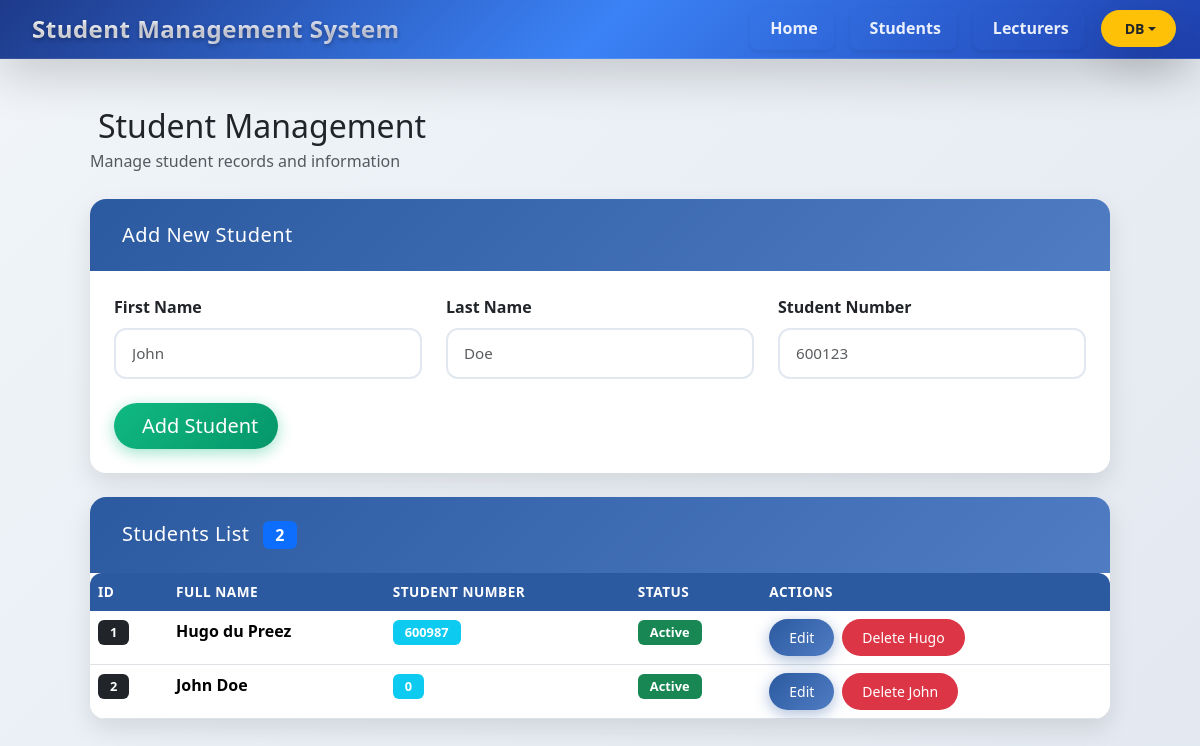
The app's page /students, older data.
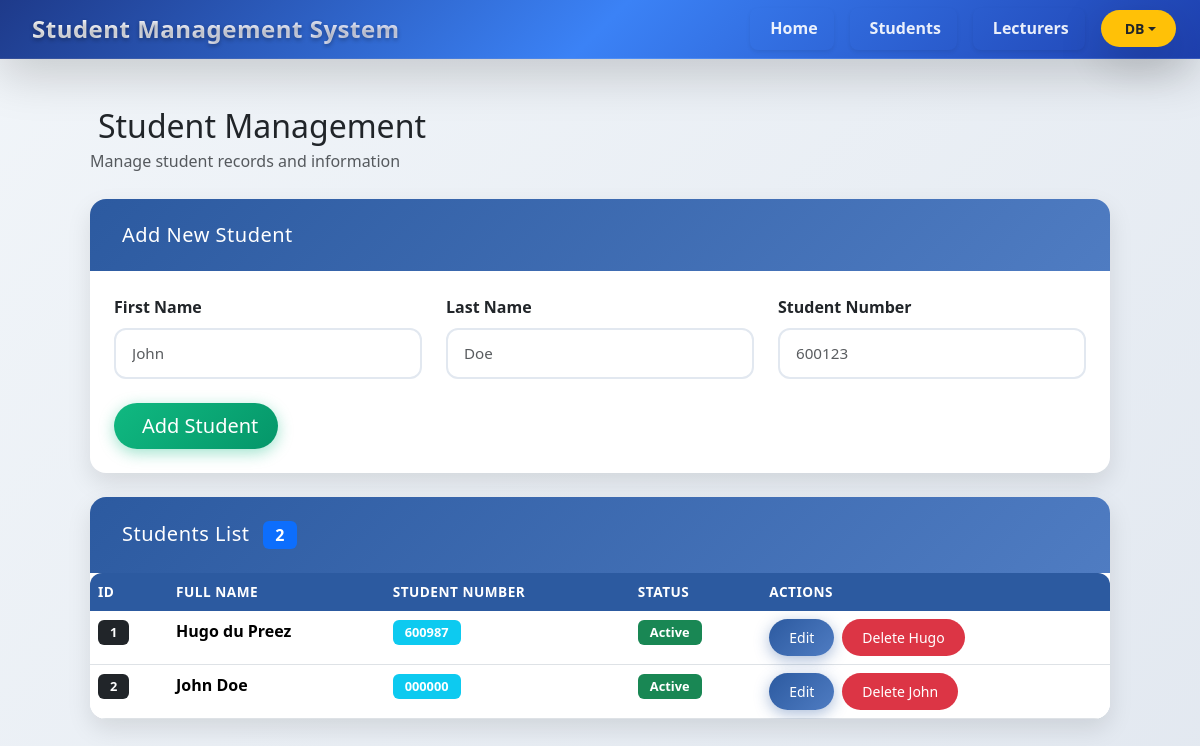
The same page, newer data.
### tables this page shows
CREATE TABLE tblStudents (id INTEGER PRIMARY KEY AUTOINCREMENT, fname TEXT, lname TEXT, snumber TEXT);

### app.py (the view)
@app.route('/students')
def students():
    students = get_all_students()
    return render_template('students.html', students=students)

### CRUD/Read.py (called while the page is built)
def get_all_students():
    conn = sqlite3.connect("SMS.db")
    cursor = conn.cursor()
    cursor.execute("SELECT id, fname, lname, snumber FROM tblStudents")
    students = cursor.fetchall()
    conn.close()
    return students

### templates/students.html (shortened to what this page needs)
{% extends "base.html" %}
{% block content %}
<div class="container-fluid">
    <div class="d-flex justify-content-between align-items-center mb-4">
        <div>
            <h1 class="h2 mb-1">
                Student Management
            </h1>
            <p class="text-muted mb-0">
                Manage student records and information
            </p>
        </div>
    </div>
    <div class="card shadow-lg border-0 mb-4">
        <div class="card-header bg-primary text-white p-4">
            <h3 class="h5 mb-0">
                Add New Student
            </h3>
        </div>
        <div class="card-body p-4">
            <form method="POST" action="/add_student">
                <div class="row g-4">
                    <div class="col-md-4">
                        <label class="form-label fw-semibold">First Name</label>
                        <input type="text" class="form-control form-control-lg" name="fname" placeholder="John" required>
                    </div>
                    <div class="col-md-4">
                        <label class="form-label fw-semibold">Last Name</label>
                        <input type="text" class="form-control form-control-lg" name="lname" placeholder="Doe" required>
                    </div>
                    <div class="col-md-4">
                        <label class="form-label fw-semibold">Student Number</label>
                        <input type="text" class="form-control form-control-lg" name="snumber" placeholder="600123" required>
                    </div>
                </div>
                <div class="mt-4">
                    <button type="submit" class="btn btn-success btn-lg px-5">
                        Add Student
                    </button>
                </div>
            </form>
        </div>
    </div>
    <div class="card shadow-lg border-0">
        <div class="card-header bg-light p-4">
            <div class="row align-items-center">
                <div class="col-md-6">
                    <h3 class="h5 mb-0">
                        Students List
                        <span class="badge bg-primary ms-2">{{ students|length }}</span>
                    </h3>
                </div>
            </div>
        </div>
        <div class="card-body p-0">
            <div class="table-responsive">
                <table class="table table-hover mb-0">
                    <thead class="table-primary">
                        <tr>
                            <th>ID</th>
                            <th>Full Name</th>
                            <th>Student Number</th>
                            <th>Status</th>
                            <th>Actions</th>
                        </tr>
                    </thead>
                    <tbody>
                        {% for student in students %}
                        <tr>
                            <td>
                                <span class="badge bg-dark">{{ student[0] }}</span>
                            </td>
                            <td>
                                <strong>{{ student[1] }} {{ student[2] }}</strong>
                            </td>
                            <td>
                                <span class="badge bg-info">{{ student[3] }}</span>
                            </td>
                            <td>
                                <span class="badge bg-success">Active</span>
                            </td>
                            <td>
                                <div class="d-flex gap-2">
                                    <button class="btn btn-primary btn-sm" data-bs-toggle="modal" data-bs-target="#editModal" onclick="populateEditModal({{ student[0] }}, '{{ student[1] }}', '{{ student[2] }}', '{{ student[3] }}')">
                                         Edit
                                    </button>
                                    <a href="/delete_student/{{ student[0] }}" class="btn btn-danger btn-sm" onclick="return confirm('Delete {{ student[1] }} {{ student[2] }}?')">
                                         Delete {{ student[1] }}
                                    </a>
                                </div>
                            </td>
                        </tr>
                        {% endfor %}
                    </tbody>
                </table>
            </div>
        </div>
    </div>
</div>
{% endblock %}

### templates/base.html (shortened to what this page needs)
<!DOCTYPE html>
<html lang="en">
<head>
    <link href="https://cdn.jsdelivr.net/npm/bootstrap@5.3.3/dist/css/bootstrap.min.css" rel="stylesheet">
    <link rel="stylesheet" href="{{ url_for('static', filename='css/style.css') }}">
</head>
<body class="bg-light min-vh-100">
    <nav class="navbar navbar-expand-lg navbar-dark bg-primary py-2 shadow-lg fixed-top" style="--bs-navbar-padding-y: 0.75rem; --bs-navbar-padding-x: 0; --bs-navbar-brand-font-size: 1.25rem; position: sticky; top: 0; z-index: 1030;">
        <div class="container-fluid px-3 px-lg-4">
            <a class="navbar-brand d-flex align-items-center fw-bold fs-4 p-0" href="{{ url_for('index') }}">
                <span class="flex-grow-1">Student Management System</span>
            </a>
            <div class="collapse navbar-collapse pt-2 pt-lg-0" id="navbarNav">
                <ul class="navbar-nav ms-auto align-items-center gap-2 gap-lg-3">
                    <li class="nav-item">
                        <a class="nav-link px-3 py-2 rounded-pill shadow-sm fw-semibold transition-all" href="{{ url_for('index') }}" style="transition: all 0.3s ease;">
                            Home
                        </a>
                    </li>
                    <li class="nav-item">
                        <a class="nav-link px-3 py-2 rounded-pill shadow-sm fw-semibold transition-all" href="{{ url_for('students') }}" style="transition: all 0.3s ease;">
                            Students
                        </a>
                    </li>
                    <li class="nav-item">
                        <a class="nav-link px-3 py-2 rounded-pill shadow-sm fw-semibold transition-all" href="{{ url_for('lecturers') }}" style="transition: all 0.3s ease;">
                            Lecturers
                        </a>
                    </li>
                    <li class="nav-item dropdown">
                        <a class="btn btn-warning btn-sm px-4 py-2 fw-bold text-dark rounded-pill shadow-lg dropdown-toggle d-inline-flex align-items-center" href="#" role="button" data-bs-toggle="dropdown">
                            DB
                        </a>
                    </li>
                </ul>
            </div>
        </div>
    </nav>
    <div class="pt-5 pb-5 min-vh-100">
        <div class="container px-4 px-lg-5">
            {% block content %}{% endblock %}
        </div>
    </div>
</body>
</html>

### static/css/style.css (style rules this page uses)
:root { --primary: #2c5aa0; --primary-dark: #1e3a5f; --secondary: #4f7cc2; --accent: #10b981; --warning: #f59e0b; --light: #f8fafc; --lighter: #f1f5f9; --dark: #1e293b; --card-shadow: 0 1px 3px 0 rgba(0, 0,0,0.1), 0 1px 2px 0 rgba(0, 0,0,0.06); --card-shadow-lg: 0 10px 25px rgba(0,0,0,0.1); }
body { background: linear-gradient(135deg, #f1f5f9 0%, #e2e8f0 100%); font-family: 'Segoe UI', Tahoma, Geneva, Verdana, sans-serif; line-height: 1.6; }
.navbar { background: linear-gradient(135deg, #1e3a8a 0%, #3b82f6 50%, #1e40af 100%) !important; backdrop-filter: blur(20px); border-bottom: 1px solid rgba(255,255,255,0.1); box-shadow: var(--card-shadow-lg); }
.navbar-brand { font-weight: 800 !important; background: linear-gradient(135deg, #ffffff, #e0e7ff); -webkit-background-clip: text; -webkit-text-fill-color: transparent; background-clip: text; letter-spacing: 0.5px; text-shadow: 0 2px 4px rgba(0,0,0,0.3); }
.nav-link { transition: all 0.4s cubic-bezier(0.4, 0, 0.2, 1) !important; border-radius: 8px !important; color: rgba(255,255,255,0.9) !important; }
.card { border: none !important; border-radius: 16px !important; box-shadow: var(--card-shadow-lg) !important; transition: all 0.3s ease; overflow: hidden; }
.card-header { background: linear-gradient(135deg, var(--primary), var(--secondary)) !important; color: white !important; border: none !important; font-weight: 600; letter-spacing: 0.5px; }
.table { background: white; border-radius: 12px; overflow: hidden; margin-bottom: 0; }
.table thead th { background: var(--primary) !important; color: white !important; font-weight: 600; border: none; position: sticky; top: 0; z-index: 10; text-transform: uppercase; font-size: 0.85em; letter-spacing: 0.5px; }
.btn { border-radius: 25px !important; font-weight: 500; padding: 8px 20px !important; border: none !important; transition: all 0.3s ease; text-transform: none; }
.btn-primary { background: linear-gradient(135deg, var(--primary), var(--secondary)) !important; box-shadow: 0 4px 15px rgba(44,90,160,0.4); }
.btn-success { background: linear-gradient(135deg, var(--accent), #059669) !important; box-shadow: 0 4px 15px rgba(16,185,129,0.4); }
.form-control { border-radius: 12px !important; border: 2px solid #e2e8f0 !important; padding: 12px 16px !important; transition: all 0.3s ease; font-size: 0.95em; }
.badge { font-size: 0.8em !important; padding: 6px 12px !important; }
h1, h2, h3, h4, h5 { font-weight: 700; color: var(--primary-dark); }

Row changes from the older to the newer data that the page shows:
changed tblStudents "John": snumber "0" → "000000"
